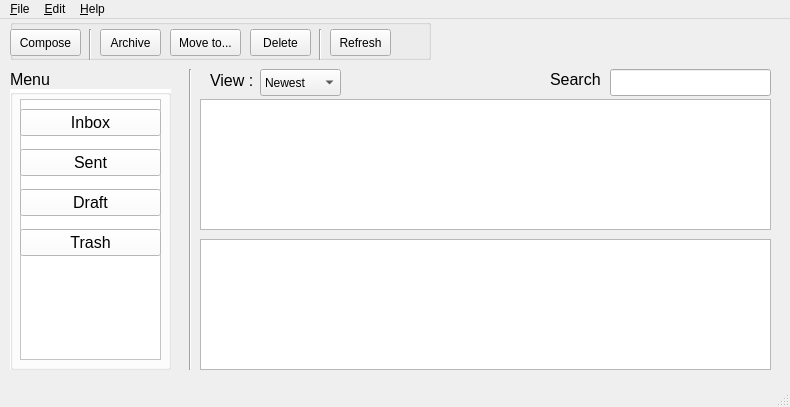
<?xml version="1.0" encoding="UTF-8"?>
<ui version="4.0">
 <class>inbox_window</class>
 <widget class="QMainWindow" name="inbox_window">
  <property name="geometry">
   <rect>
    <x>0</x>
    <y>0</y>
    <width>790</width>
    <height>407</height>
   </rect>
  </property>
  <property name="windowTitle">
   <string>MainWindow</string>
  </property>
  <widget class="QWidget" name="centralwidget">
   <widget class="QLineEdit" name="lineEdit">
    <property name="geometry">
     <rect>
      <x>610</x>
      <y>50</y>
      <width>161</width>
      <height>27</height>
     </rect>
    </property>
   </widget>
   <widget class="QComboBox" name="comboBox">
    <property name="geometry">
     <rect>
      <x>260</x>
      <y>50</y>
      <width>81</width>
      <height>27</height>
     </rect>
    </property>
    <item>
     <property name="text">
      <string>Newest</string>
     </property>
    </item>
    <item>
     <property name="text">
      <string>Oldest</string>
     </property>
    </item>
    <item>
     <property name="text">
      <string>Unread</string>
     </property>
    </item>
   </widget>
   <widget class="QLabel" name="search_label">
    <property name="geometry">
     <rect>
      <x>550</x>
      <y>40</y>
      <width>56</width>
      <height>41</height>
     </rect>
    </property>
    <property name="font">
     <font>
      <pointsize>12</pointsize>
     </font>
    </property>
    <property name="text">
     <string>Search :</string>
    </property>
   </widget>
   <widget class="QGroupBox" name="groupBox">
    <property name="geometry">
     <rect>
      <x>10</x>
      <y>0</y>
      <width>421</width>
      <height>41</height>
     </rect>
    </property>
    <property name="title">
     <string/>
    </property>
    <widget class="QPushButton" name="compose_pushButton_2">
     <property name="geometry">
      <rect>
       <x>0</x>
       <y>10</y>
       <width>71</width>
       <height>27</height>
      </rect>
     </property>
     <property name="text">
      <string>Compose</string>
     </property>
    </widget>
    <widget class="QPushButton" name="refresh_pushButton_2">
     <property name="geometry">
      <rect>
       <x>320</x>
       <y>10</y>
       <width>61</width>
       <height>27</height>
      </rect>
     </property>
     <property name="styleSheet">
      <string notr="true"/>
     </property>
     <property name="text">
      <string>Refresh</string>
     </property>
    </widget>
    <widget class="QPushButton" name="archive_pushButton_2">
     <property name="geometry">
      <rect>
       <x>90</x>
       <y>10</y>
       <width>61</width>
       <height>27</height>
      </rect>
     </property>
     <property name="text">
      <string>Archive</string>
     </property>
    </widget>
    <widget class="QPushButton" name="move_pushButton_2">
     <property name="geometry">
      <rect>
       <x>160</x>
       <y>10</y>
       <width>71</width>
       <height>27</height>
      </rect>
     </property>
     <property name="text">
      <string>Move to...</string>
     </property>
    </widget>
    <widget class="QPushButton" name="delete_pushButton_2">
     <property name="geometry">
      <rect>
       <x>240</x>
       <y>10</y>
       <width>61</width>
       <height>27</height>
      </rect>
     </property>
     <property name="text">
      <string>Delete</string>
     </property>
    </widget>
    <widget class="Line" name="line_4">
     <property name="geometry">
      <rect>
       <x>300</x>
       <y>10</y>
       <width>20</width>
       <height>31</height>
      </rect>
     </property>
     <property name="orientation">
      <enum>Qt::Vertical</enum>
     </property>
    </widget>
    <widget class="Line" name="line_5">
     <property name="geometry">
      <rect>
       <x>70</x>
       <y>10</y>
       <width>20</width>
       <height>31</height>
      </rect>
     </property>
     <property name="orientation">
      <enum>Qt::Vertical</enum>
     </property>
    </widget>
   </widget>
   <widget class="QTextBrowser" name="textBrowser_2">
    <property name="geometry">
     <rect>
      <x>200</x>
      <y>220</y>
      <width>571</width>
      <height>131</height>
     </rect>
    </property>
   </widget>
   <widget class="QTextBrowser" name="textBrowser">
    <property name="geometry">
     <rect>
      <x>200</x>
      <y>80</y>
      <width>571</width>
      <height>131</height>
     </rect>
    </property>
   </widget>
   <widget class="QLabel" name="view_label">
    <property name="geometry">
     <rect>
      <x>210</x>
      <y>46</y>
      <width>56</width>
      <height>31</height>
     </rect>
    </property>
    <property name="font">
     <font>
      <pointsize>12</pointsize>
     </font>
    </property>
    <property name="text">
     <string>View :</string>
    </property>
   </widget>
   <widget class="QGroupBox" name="groupBox_2">
    <property name="geometry">
     <rect>
      <x>10</x>
      <y>70</y>
      <width>161</width>
      <height>281</height>
     </rect>
    </property>
    <property name="autoFillBackground">
     <bool>false</bool>
    </property>
    <property name="styleSheet">
     <string notr="true">
background-color: rgb(255, 255, 255);</string>
    </property>
    <property name="title">
     <string/>
    </property>
    <widget class="QTreeView" name="menu_2">
     <property name="geometry">
      <rect>
       <x>10</x>
       <y>10</y>
       <width>141</width>
       <height>261</height>
      </rect>
     </property>
    </widget>
    <widget class="QPushButton" name="inbox_pushButton_2">
     <property name="geometry">
      <rect>
       <x>10</x>
       <y>20</y>
       <width>141</width>
       <height>27</height>
      </rect>
     </property>
     <property name="font">
      <font>
       <pointsize>12</pointsize>
      </font>
     </property>
     <property name="cursor">
      <cursorShape>PointingHandCursor</cursorShape>
     </property>
     <property name="styleSheet">
      <string notr="true"/>
     </property>
     <property name="text">
      <string>Inbox</string>
     </property>
    </widget>
    <widget class="QPushButton" name="sent_pushButton_2">
     <property name="geometry">
      <rect>
       <x>10</x>
       <y>60</y>
       <width>141</width>
       <height>27</height>
      </rect>
     </property>
     <property name="font">
      <font>
       <pointsize>12</pointsize>
      </font>
     </property>
     <property name="cursor">
      <cursorShape>PointingHandCursor</cursorShape>
     </property>
     <property name="text">
      <string>Sent</string>
     </property>
    </widget>
    <widget class="QPushButton" name="draft_pushButton_2">
     <property name="geometry">
      <rect>
       <x>10</x>
       <y>100</y>
       <width>141</width>
       <height>27</height>
      </rect>
     </property>
     <property name="font">
      <font>
       <pointsize>12</pointsize>
      </font>
     </property>
     <property name="cursor">
      <cursorShape>PointingHandCursor</cursorShape>
     </property>
     <property name="text">
      <string>Draft</string>
     </property>
    </widget>
    <widget class="QPushButton" name="trash_pushButton_2">
     <property name="geometry">
      <rect>
       <x>10</x>
       <y>140</y>
       <width>141</width>
       <height>27</height>
      </rect>
     </property>
     <property name="font">
      <font>
       <pointsize>12</pointsize>
      </font>
     </property>
     <property name="cursor">
      <cursorShape>PointingHandCursor</cursorShape>
     </property>
     <property name="text">
      <string>Trash</string>
     </property>
    </widget>
   </widget>
   <widget class="Line" name="line">
    <property name="geometry">
     <rect>
      <x>180</x>
      <y>50</y>
      <width>20</width>
      <height>301</height>
     </rect>
    </property>
    <property name="orientation">
     <enum>Qt::Vertical</enum>
    </property>
   </widget>
   <widget class="QLabel" name="menu_label">
    <property name="geometry">
     <rect>
      <x>10</x>
      <y>40</y>
      <width>56</width>
      <height>41</height>
     </rect>
    </property>
    <property name="font">
     <font>
      <pointsize>12</pointsize>
      <weight>50</weight>
      <bold>false</bold>
     </font>
    </property>
    <property name="text">
     <string>Menu</string>
    </property>
   </widget>
  </widget>
  <widget class="QMenuBar" name="menubar">
   <property name="geometry">
    <rect>
     <x>0</x>
     <y>0</y>
     <width>790</width>
     <height>25</height>
    </rect>
   </property>
   <widget class="QMenu" name="menu_FIle">
    <property name="title">
     <string>&amp;File</string>
    </property>
   </widget>
   <widget class="QMenu" name="menu_Edit">
    <property name="title">
     <string>&amp;Edit</string>
    </property>
   </widget>
   <widget class="QMenu" name="menu_Help">
    <property name="title">
     <string>&amp;Help</string>
    </property>
    <addaction name="actionAbout_Us"/>
   </widget>
   <addaction name="menu_FIle"/>
   <addaction name="menu_Edit"/>
   <addaction name="menu_Help"/>
  </widget>
  <widget class="QStatusBar" name="statusbar"/>
  <action name="actionAbout_Us">
   <property name="text">
    <string>About Us</string>
   </property>
  </action>
 </widget>
 <resources/>
 <connections/>
</ui>
